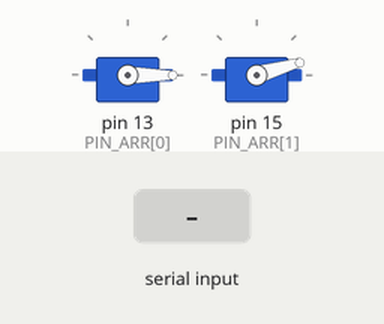
Simulated run of this program. Board: Raspberry Pi (header pin numbers). Shown: 2 × servo. The test bench sets the inputs (shaded band). Servo angles are drawn from the pulse width (0.5 ms = 0°, 2.5 ms = 180°); what the program prints to the terminal is not drawn.

Above: at 1.7 s.
1.8 s: "90" typed at the terminal, then Enter
At 2.25 s:
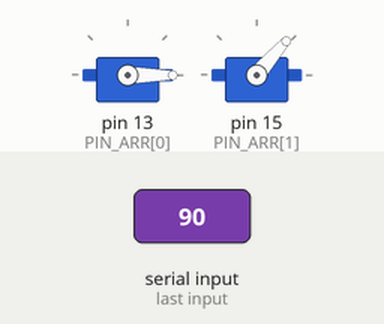
At 3.9 s:
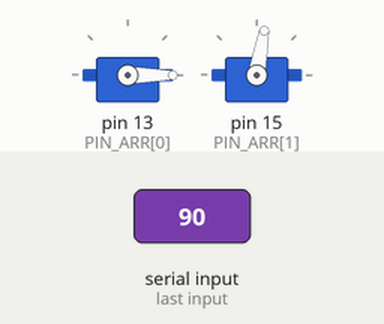
4.2 s: "200" typed at the terminal, then Enter
At 5.7 s:
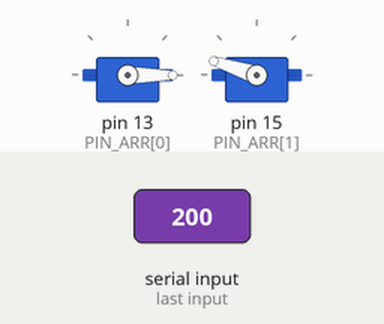
Timing chart, 0 to 7.2 s (numbered marks = the images above; inputs shaded):
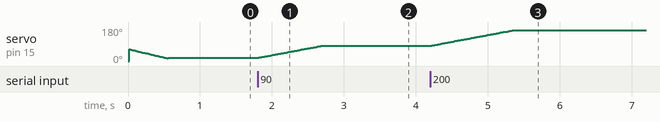

Measured:
- after the input at 1.8 s, servo on pin 15 (PIN_ARR[1]): rises from 16° to 81° in 0.90 s, then falls to 80° in 0.02 s
- after the input at 4.2 s, servo on pin 15 (PIN_ARR[1]): moves from 80° to 162° over 1.1 s, starting at once

The program:

pwmTest2_with_input.py
```python
#https://sourceforge.net/p/raspberry-gpio-python/wiki/PWM/https://sourceforge.net/p/raspberry-gpio-python/wiki/PWM/
import RPi.GPIO as GPIO
import time

GPIO.setmode(GPIO.BOARD)

FREQ = 50 #set FREQ
PIN_ARR = [13,15] #testPIN number
PIN_PWM = []

for PIN in PIN_ARR :
    GPIO.setup(PIN,GPIO.OUT) #GPIO PIN number에 맞게 셋업 : GPIO.OUT / GPIO.IN
    PIN = GPIO.PWM(PIN,FREQ) #p=GPIO.PWM(channel, freq)
    PIN.start(2.4) #p.start(dc) where dc is duty cycle
    PIN_PWM.append(PIN)

print(PIN_PWM)
delay = 0.1

def degree(input):
    print("입력값 " + input)
    if float(input)==0 :
        val=2.4
    elif float(input)>180 :
        val=11.5
    else :
        val=float((11.5-2.4)/180*float(input))+2.4
    return (val)


def SERVO_PWM_SET(PIN,dutyCycle):

    PIN_PWM[1].ChangeDutyCycle(dutyCycle)
    time.sleep(0.01)

    # GPIO.setup(PIN_ARR[1],GPIO.IN)

def SERVO_PWM_CONTROL() :
    val = 3.4
    init = 6
    while init>val :
        init = init - 0.1
        SERVO_PWM_SET(PIN,init)
        time.sleep(0.01)
        print("init>val")
        print(init)
    print("초기화중...")
    SERVO_PWM_SET(PIN,val)
    init = val
    print(init)
    time.sleep(0.01)
    # GPIO.setup(PIN_ARR[1],GPIO.IN)
    print("완료")

    while True :
        GPIO.setup(PIN_ARR[1],GPIO.OUT) #GPIO PIN number에 맞게 셋업 : GPIO.OUT / GPIO.IN
        val = degree(input("각도를 입력하세요(0-180) : "))

        if(init>val) :
            while init>val :
                init = init - 0.08
                SERVO_PWM_SET(PIN,init)
                print("init>val")
                print(init)
                time.sleep(0.01)

        elif(init<val) :
            while init<val :
                init = init + 0.08
                SERVO_PWM_SET(PIN,init)
                print("init<val")
                print(init)
                time.sleep(0.01)

        SERVO_PWM_SET(PIN,val)


        print(val)
        print("완료\n")

        init = val

        GPIO.setup(PIN_ARR[1],GPIO.IN)
        time.sleep(0.1)
        # SERVO_PWM_SET(PIN,7.1)

        # print("90도")
        # time.sleep(1.4)


        # SERVO_PWM_SET(PIN,12.05)

        # print("180도")
        # time.sleep(1.4)


        # SERVO_PWM_SET(PIN,7.1)

        # print("90도\n")
        # time.sleep(1.4)

try:
    SERVO_PWM_CONTROL()

except KeyboardInterrupt:
    print("\nexit GPIO control\n")
    for PIN in PIN_PWM :
        PIN.stop()
    GPIO.cleanup()
```
